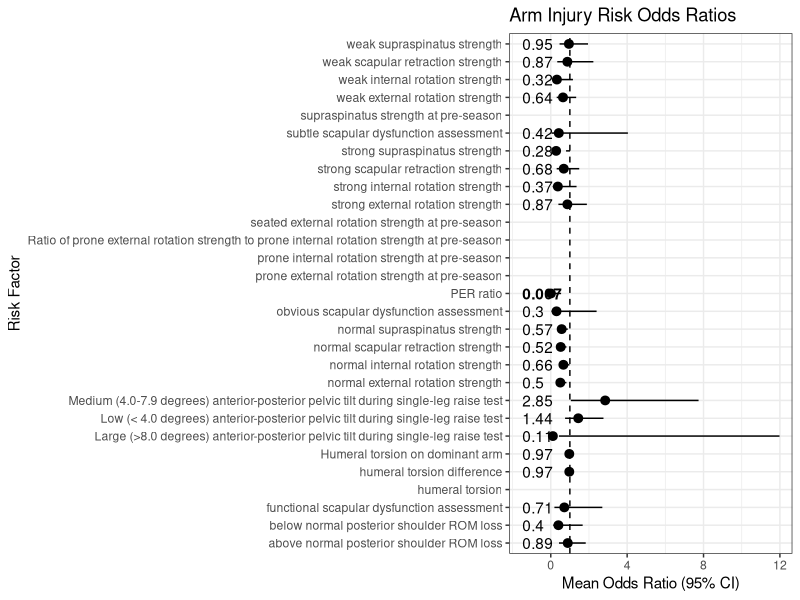
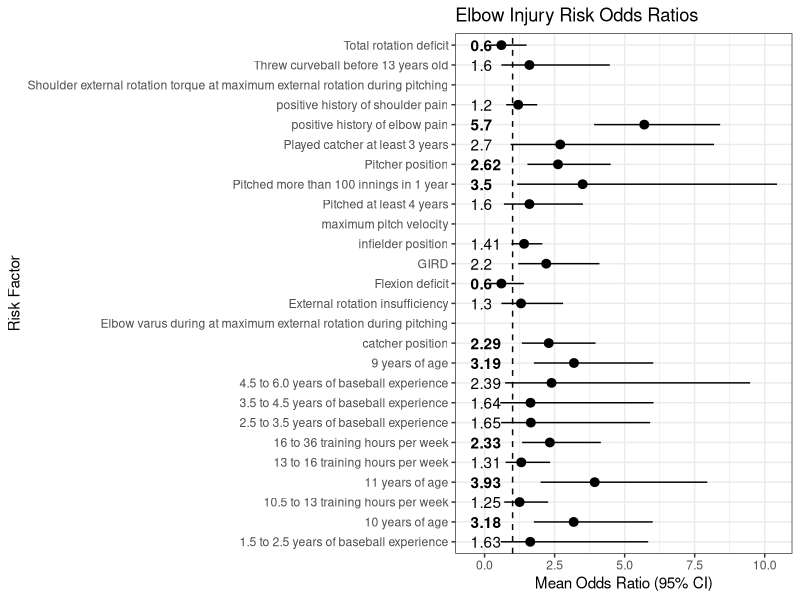
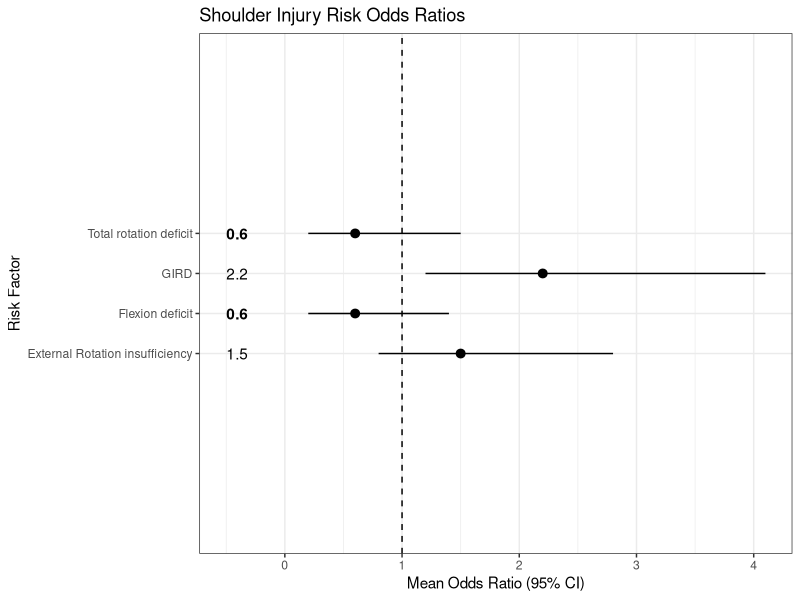

R code for these plots, in order:
## ---- chunk 1
library(openxlsx)
library(ggplot2)
data = read.xlsx('odds ratio_baseball.xlsx',TRUE)
data.2 = read.xlsx('odds_ratio.csv.xlsx',TRUE)
colnames(data.2[2]) = 'Risk.factor'
data$Significant[data$Significant == 0] = 'plain'
data$Significant[data$Significant == 1] = 'bold'

shoulder = data[data$Risk.factor %in% data.2$Risk.factor[51:54],]
elbow = data[data$Risk.factor %in% data.2$Risk.factor[56:81],]
arm = data[data$Risk.factor %in% data.2$Risk.factor[2:49],]
fp_arm <- ggplot(data=arm, aes(x=Risk.factor, y=ODDS, ymin=LOWER_CI, ymax=UPPER_CI)) +
        geom_pointrange() + 
        geom_hline(yintercept=1, lty=2) +  # add a dotted line at x=1 after flip
        coord_flip() +  # flip coordinates (puts labels on y axis)
        xlab("Risk Factor") + ylab("Mean Odds Ratio (95% CI)") +
        theme_bw() + # use a white background
        geom_text(aes(y = -1.5,label = arm$ODDS,hjust=0,fontface=(arm$Significant))) + ggtitle('Arm Injury Risk Odds Ratios')

shoulder= shoulder[!duplicated(shoulder$Risk.factor),]
fp_shoulder <- ggplot(data=shoulder, aes(x=Risk.factor, y=ODDS, ymin=LOWER_CI, ymax=UPPER_CI)) +
        geom_pointrange() + 
        geom_hline(yintercept=1, lty=2) +  # add a dotted line at x=1 after flip
        coord_flip() +  # flip coordinates (puts labels on y axis)
        xlab("Risk Factor") + ylab("Mean Odds Ratio (95% CI)") +
        theme_bw() + # use a white background
        geom_text(aes(y = -0.5,label = shoulder$ODDS,hjust=0,fontface=(shoulder$Significant))) + ggtitle('Shoulder Injury Risk Odds Ratios') + scale_x_discrete(expand = c(0,5))


elbow = elbow[!duplicated(elbow$Risk.factor),]
fp_elbow <- ggplot(data=elbow, aes(x=Risk.factor, y=ODDS, ymin=LOWER_CI, ymax=UPPER_CI)) +
        geom_pointrange() + 
        geom_hline(yintercept=1, lty=2) +  # add a dotted line at x=1 after flip
        coord_flip() +  # flip coordinates (puts labels on y axis)
        xlab("Risk Factor") + ylab("Mean Odds Ratio (95% CI)") +
        theme_bw() + # use a white background
        geom_text(aes(y = -0.5,label = elbow$ODDS,hjust=0,fontface=(elbow$Significant))) + ggtitle('Elbow Injury Risk Odds Ratios')

